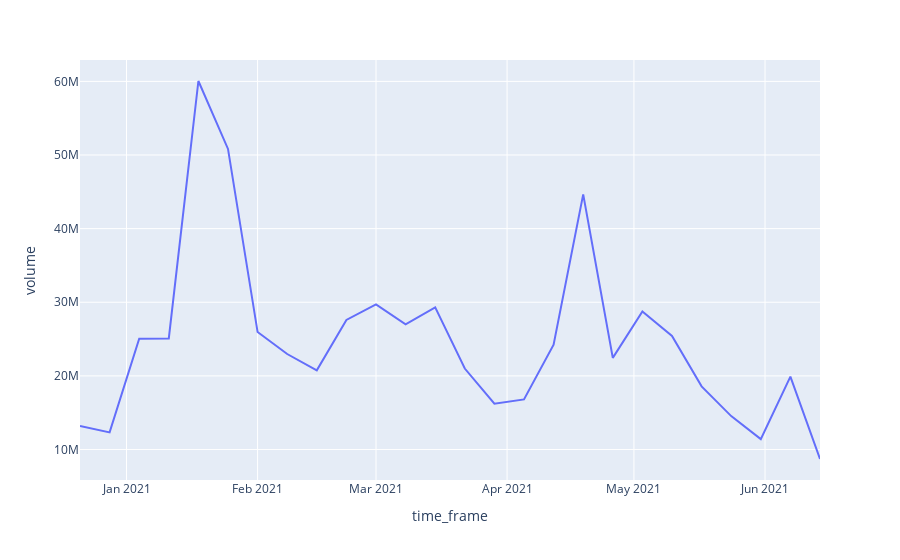

The cell this chart's notebook holds for it:
### Code cell
query = """
SELECT symbol, time_bucket('7 days', stock_datetime) AS time_frame, sum(trading_volume) AS volume
FROM stocks_new
WHERE symbol = 'IBM'
GROUP BY time_frame, symbol
ORDER BY time_frame
"""

df = pd.read_sql(query, conn)

figure = px.line(df, x='time_frame', y='volume')
figure.show()

### Figure 1 — Plotly figure (JSON) as saved in the notebook; plotly's stock layout.template omitted (floating-point values rounded to 4 significant figures)
{"data": [{"hovertemplate": "time_frame=%{x}<br>volume=%{y}<extra></extra>", "legendgroup": "", "line": {"color": "#636efa", "dash": "solid"}, "mode": "lines", "name": "", "orientation": "v", "showlegend": false, "type": "scatter", "x": ["2020-12-21T00:00:00", "2020-12-28T00:00:00", "2021-01-04T00:00:00", "2021-01-11T00:00:00", "2021-01-18T00:00:00", "2021-01-25T00:00:00", "2021-02-01T00:00:00", "2021-02-08T00:00:00", "2021-02-15T00:00:00", "2021-02-22T00:00:00", "2021-03-01T00:00:00", "2021-03-08T00:00:00", "2021-03-15T00:00:00", "2021-03-22T00:00:00", "2021-03-29T00:00:00", "2021-04-05T00:00:00", "2021-04-12T00:00:00", "2021-04-19T00:00:00", "2021-04-26T00:00:00", "2021-05-03T00:00:00", "2021-05-10T00:00:00", "2021-05-17T00:00:00", "2021-05-24T00:00:00", "2021-05-31T00:00:00", "2021-06-07T00:00:00", "2021-06-14T00:00:00"], "xaxis": "x", "y": [13184440, 12323485, 25053422, 25091046, 60052031, 50821191, 25953077, 22970682, 20759757, 27592012, 29719701, 27006733, 29318394, 20997992, 16218303, 16799930, 24227732, 44645534, 22446389, 28747770, 25417522, 18580484, 14536167, 11415064, 19893646, 8712361], "yaxis": "y"}], "layout": {"legend": {"tracegroupgap": 0}, "margin": {"t": 60}, "xaxis": {"anchor": "y", "domain": [0, 1], "title": {"text": "time_frame"}}, "yaxis": {"anchor": "x", "domain": [0, 1], "title": {"text": "volume"}}}}
